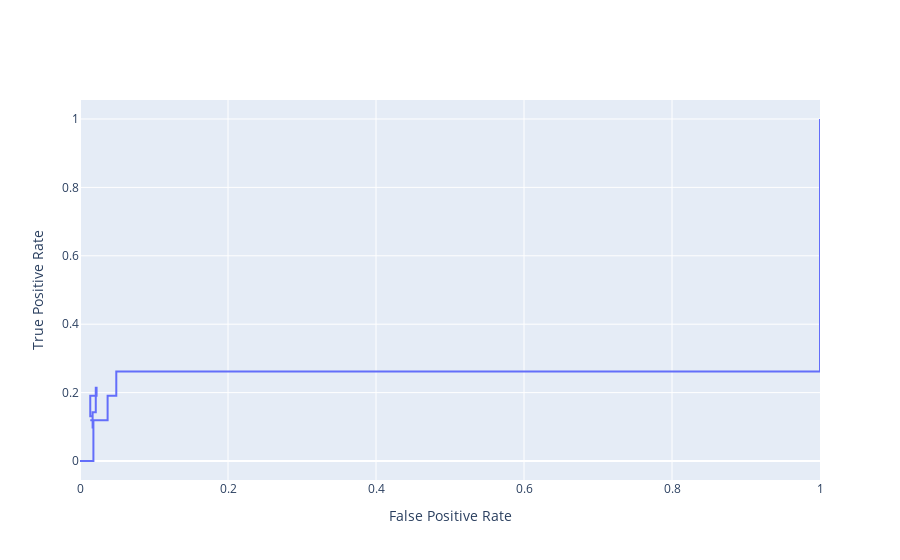

The code cell stored with this chart in its notebook:
### Code cell
import plotly.graph_objects as go

def get_roc_figure(all_points, names): 
    """Points are (false positive rate, true positive rate)"""
    roc_figure = go.Figure()
    for points, name in zip(all_points, names):
        try: 
            points[0].keys()     
        except AttributeError:  # Catching specific error for better readability
            x = [p[0] for p in points]
            y = [p[1] for p in points]
        else:
            x, y = None, None
            for key in points[0].keys():
                if "fpr" in key:
                    x = [p[key] for p in points]
                if "tpr" in key:
                    y = [p[key] for p in points]
            assert x is not None and y is not None, "Could not process with either indices or keys"
        
        roc_figure.add_trace(
            go.Scatter(
                x=x,
                y=y,
                mode="lines",
                line=dict(shape='hv'),  # Adding this line will make the curve stepped.
                name=name,
            )
        )
    roc_figure.update_xaxes(title_text="False Positive Rate")
    roc_figure.update_yaxes(title_text="True Positive Rate")
    return roc_figure

# Generating the ROC figure
fig = get_roc_figure(list(points.values()), names=list(points.keys()))

# Display the figure inline in the notebook
fig.show()

### Figure 1 — Plotly figure (JSON) as saved in the notebook; plotly's stock layout.template omitted (floating-point values rounded to 4 significant figures)
{"data": [{"line": {"shape": "hv"}, "mode": "lines", "name": "ACDC", "type": "scatter", "x": [0, 0.01812, 0.01386, 0.01493, 0.01706, 0.02132, 0.02239, 0.01386, 0.01706, 0.01706, 0.03731, 0.04904, 1], "y": [0, 0.119, 0.119, 0.119, 0.1429, 0.2143, 0.1905, 0.131, 0.09524, 0.119, 0.1905, 0.2619, 1]}], "layout": {"xaxis": {"title": {"text": "False Positive Rate"}}, "yaxis": {"title": {"text": "True Positive Rate"}}}}
